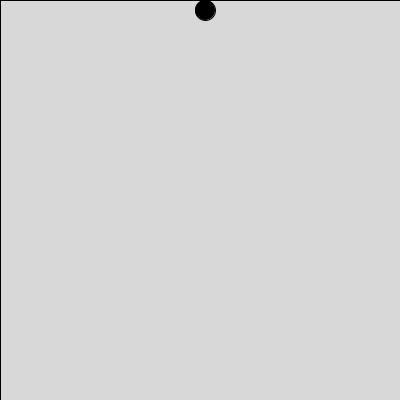
Frame 1 (no input)
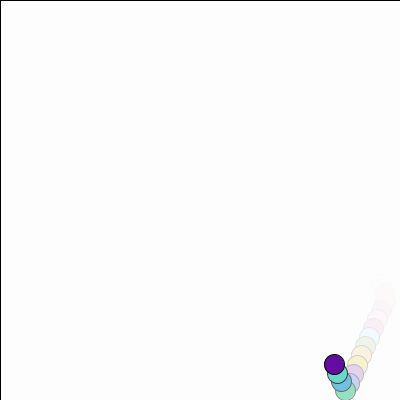
Frame 60 (the mouse pressed at the canvas centre just before this capture)
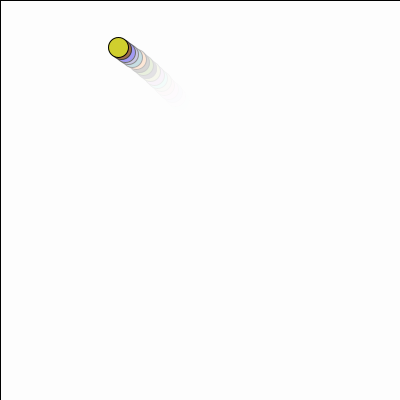
Frame 120 (the mouse held since frame 60 and released just before this capture)

The Processing sketch that drew these frames (run headless with seeded random() and noise(); from frame 60 on, the mouse is pressed at the canvas centre):

// Processing sketch: processing_71832
// ── processing_71832.pde

/*
/ Norm Krumpe
 / September 23, 2012
 / An object that bounces around the screen.  There are 
 / a couple reasons I made this.
 / 1. To play around with objects that bounce around the
 /    screen.
 / 2. To be extra careful about documenting my code and
 /    factoring my code into methods (functions) that
 /    make it easy to adjust.
 / 3. PLEASE play around with this.  
 */
 
 //These variables allow for the changing of the ellipse color
 int colorRed;
 int colorGreen;
 int colorBlue;

// The location, size, and speed of the ball
float speedX, speedY;
float objectX, objectY, objectWidth, objectHeight;

// acceleration...modify this to affect
// how the ySpeed changes.  Closer to zero
// reduces the effects of gravity.  For example,
// 0.1 makes it seem more like how things might move
// on the moon.
float GRAVITY = .1;

// damping effect...modify this to affect
// the bounciness of the object.  Closer to zero
// loses bounciness.  Closer to 1 makes it more
// like a superball.
float DAMPING = .9;

// friction effect...modify this to affect
// the left-right motion when the object hits the floor.
// Closer to 1 makes the floor "slick", and closer to
// 0 makes the floor rougher, like sandpaper.
float FRICTION = .9;

// Set the screen size, the object's initial size,
// location, and speed.
void setup() {
  size(400, 400);

  objectX = width/2;
  objectY = 0;

  objectWidth = 20;
  objectHeight = objectWidth;

  speedX = 4;
  speedY = 4;
}

// The main driver for the motion
void draw() {

  // The second number in the fill affects
  // the transparency.  Adjust it to increase
  // or decrease the "tail" left behind the moving
  // object.
  fill(255, 60);
 rect(0, 0, width, height);

  drawObject();
  adjustForGravity();
  updateObjectLocation();
  checkForCollision();
  updateColor();
}

// This draws the object that is bouncing.  Right
// now the object is a rectangle.  But it shouldn't
// be too hard to change this to some other object.
void drawObject() {
  fill(colorRed,colorGreen,colorBlue); 
  ellipse(objectX+5, objectY+10, objectWidth, objectHeight);
}

// Adjusts the location of the object based on its
// current location and its speed
void updateObjectLocation() {
  objectX = objectX+ + speedX;
  objectY = objectY + speedY;
}

// Adjusts the object's y speed based on its
// current speed and the force of gravity
void adjustForGravity() {
  speedY = speedY + GRAVITY;
}

// Make adjustments whenever the object hits
// the wall or a floor.  Any of these should
// reverse the direction of the object (hitting
// the two walls, for example, reverses speedX).
// Hitting the floor will call friction and 
// damping into play.  Should hitting a wall
// be affected by friction?  What about hitting
// the ceiling?
void checkForCollision() {

  // Check for right-wall collision
  // This (perhaps poorly) assumes that
  // the object's position (objectX, objectY)
  // is based on that position being in the
  // upper-left corner of that object.
  // If (objectX, objectY) were in the center
  // of the object, then this code would need
  // to be adjusted appropriately.
  if (objectX > width - objectWidth) {
    objectX = width - objectWidth;
    speedX = -1 * speedX;
  }
  // Check for left-wall collision
  else if (objectX < 0) {
    objectX = 0;
    speedX = -1 * speedX;
  }

  // Check for floor collision:
  if (objectY > height - objectHeight) {
    objectY = height - objectHeight;
    speedY = -1 * speedY;
    speedY = DAMPING * speedY;
    speedX = FRICTION * speedX;
    }
    
    else if (objectY < 0) {
    //objectHeight = height + objectHeight;
    speedY = -1*speedY;
    speedY = DAMPING * speedY;
    speedX = FRICTION * speedX;
    }
    

}

void updateColor() {
colorRed = (int)random(0,256);
colorGreen = (int)random(0,256);
colorBlue = (int)random(0,256);

}
